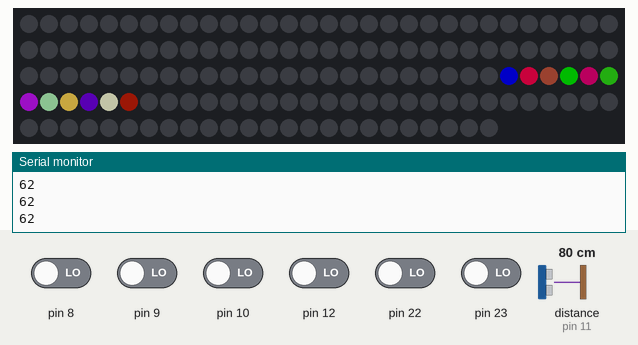
Recording of a sketch running on a simulated Arduino Uno, built with avr-gcc and run on an emulated ATmega328P. Shown: 144 RGB LEDs in strip order, left to right, continuing on the next row, the last lines printed to the serial monitor. Wiring (inferred from the names in the program): ultrasonic range finder: trigger pin 13; echo pin 11. The test bench sets the inputs (shaded band); at power-on: pin 8–10, pin 12, pin 22, pin 23 LOW, distance to the obstacle (sensor on pin 11) 80 cm. The echo pulse lasts 58.3 µs per cm; dim RGB values are drawn brighter than linear; the strip is taken to match the declared colour order; random numbers use the default seed unless the sketch sets one.

Above: at 1.2 s.
1.3 s: distance to the obstacle (sensor on pin 11) set to 2 cm
At 1.36 s:
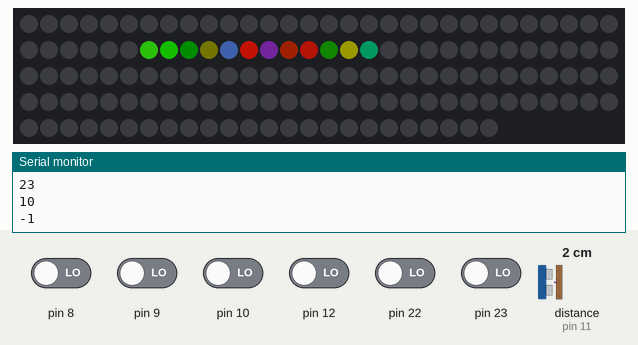
2.9 s: distance to the obstacle (sensor on pin 11) set to 60 cm
At 4.0 s:
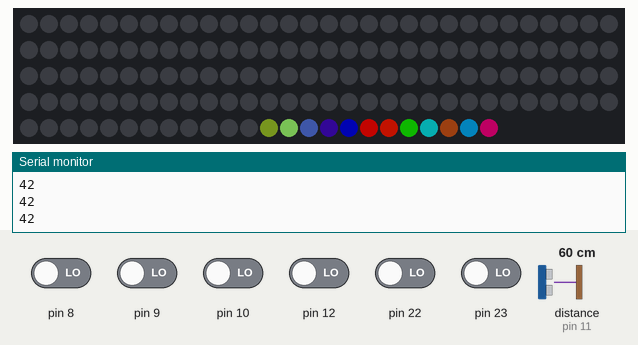
4.5 s: distance to the obstacle (sensor on pin 11) set to 299 cm
At 4.69 s:
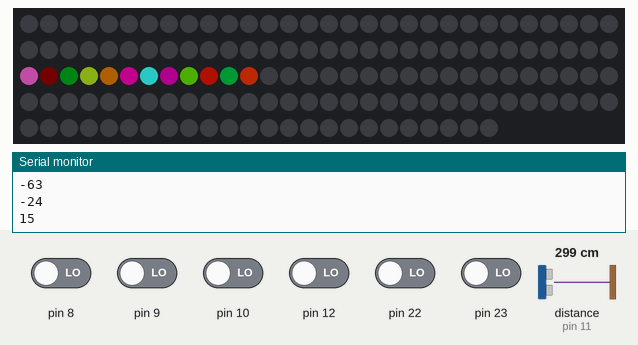
6.1 s: distance to the obstacle (sensor on pin 11) set to 250 cm
7.7 s: distance to the obstacle (sensor on pin 11) set to 4 cm
At 7.74 s:
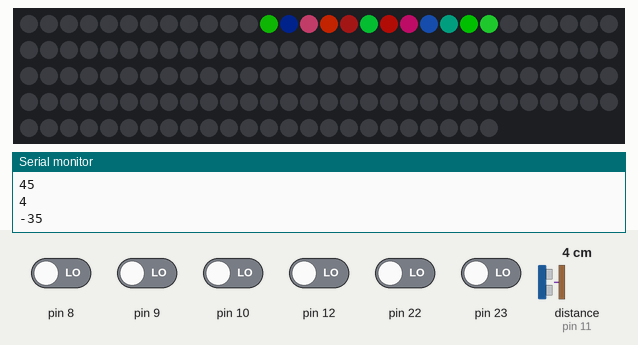
9.3 s: distance to the obstacle (sensor on pin 11) set to 18 cm
At 9.47 s:
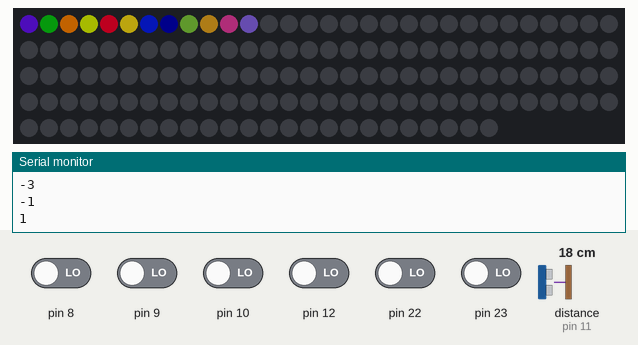

Measured:
- after the input at 1.3 s, the LEDs: first change at once (image 1 shows a later state)
- after the input at 4.5 s, the LEDs: first change after 0.05 s (image 3 shows a later state)
- after the input at 7.7 s, the LEDs: change at once (image 4)

The sketch:

ultrasonic.ino
```cpp
#include <Adafruit_NeoPixel.h>
#include <Arduino.h>

#define LEDPIN 7

#define ECHO 11
#define TRIG 13

//magic numbers
const int LED_BEGINNING = 1; //dead space between sensors and LEDs (cm)
const int LED_END = 40; //end of LED board (cm)
const int OOB_TOLERANCE = 20; //how many out-of-bounds readings before the LEDs turn off
const int CM_TO_PIX = 3.35; //spacing of LEDs
const int WIDTH = 12; //and length

const int NUM_READINGS = 6;
const int NUM_SENSORS = 1;

int sensorReadings[NUM_SENSORS][NUM_READINGS + 3] = {0};
// [...readings, index, total, oobCount] for each sensor

enum SENS {
  SENS_idx = NUM_READINGS,
  SENS_tot = NUM_READINGS + 1,
  SENS_oob = NUM_READINGS + 2
};

const int PIXEL_NUMS[12][12] = {
  {0, 1, 2, 3, 4, 5, 6, 7, 8, 9, 10, 11},
  {23, 22, 21, 20, 19, 18, 17, 16, 15, 14, 13, 12},
  {24, 25, 26, 27, 28, 29, 30, 31, 32, 33, 34, 35},
  {47, 46, 45, 44, 43, 42, 41, 40, 39, 38, 37, 36},
  {48, 49, 50, 51, 52, 53, 54, 55, 56, 57, 58, 59},
  {71, 70, 69, 68, 67, 66, 65, 64, 63, 62, 61, 60},
  {72, 73, 74, 75, 76, 77, 78, 79, 80, 81, 82, 83},
  {95, 94, 93, 92, 91, 90, 89, 88, 87, 86, 85, 84},
  {96, 97, 98, 99, 100, 101, 102, 103, 104, 105, 106, 107},
  {119, 118, 117, 116, 115, 114, 113, 112, 111, 110, 109, 108},
  {120, 121, 122, 123, 124, 125, 126, 127, 128, 129, 130, 131},
  {143, 142, 141, 140, 139, 138, 137, 136, 135, 134, 133, 132}
};

Adafruit_NeoPixel strip = Adafruit_NeoPixel(144, LEDPIN, NEO_RGB + NEO_KHZ800);

bool isInBounds(int distance){
  return true;
  //return distance > LED_BEGINNING && distance <= LED_END;
}

/**
 * @brief After reading a new value from the ultrasonic sensor,
 * if it is in bounds, adds it to the buffer and recalculates the
 * smoothed distance for that sensor. If all sensors are out of bounds, turns off the
 * LEDs
 *
 * @param newReading the reading, in cm, most recently taken from the sensor
 * @param sensor which sensor took the reading
 * @return the smoothed distance, in cm, from the sensor, or -1 if out of bounds
 */
int smoothReading(int newReading, int sensor){ //newReading, sensor
  if(isInBounds(newReading)){
    int* data = sensorReadings[sensor];
  //  for(int i = 0; i < NUM_READINGS + 3; i++){
  //    Serial.print("index : ");
  //    Serial.print(i);
  //    Serial.print("  value: ");
  //    Serial.println(data[i]);
  //  }
    #define readIndex data[SENS_idx]

    data[SENS_oob] = 0; //reset out of bounds count

    data[SENS_tot] -= data[readIndex]; //subtract last from total
    data[readIndex] = newReading; //replace with new
    data[SENS_tot] += data[readIndex];

    readIndex++;
    if(readIndex >= NUM_READINGS) {
      readIndex = 0;
    }

    return data[SENS_tot] / NUM_READINGS;

  }
  else { //cur reading out of bounds
    sensorReadings[sensor][SENS_oob]++;
    bool inBounds = false;
    //check if all sensors out of bounds
    for(int i = 0; i < NUM_SENSORS; i++) {
      if(sensorReadings[i][SENS_oob] < OOB_TOLERANCE) {
        inBounds = true;
      }
    }
    if(!inBounds) {
      turnOffLeds();
    }
    return -1;
  }
}

uint32_t getRandomColor(){
  uint8_t r = rand() % 256;
  uint8_t g = rand() % 256;
  uint8_t b = rand() % 256;
  return ((uint32_t)r << 16) | ((uint32_t)g <<  8) | b;
}

void turnOnLEDs(int pixel) {
  if(pixel >= WIDTH) return;
  strip.clear();
  for(int i = 0; i < WIDTH; i++) {
    strip.setPixelColor(PIXEL_NUMS[pixel][i], strip.gamma32(getRandomColor()));
  }
  strip.show();
}

void turnOffLeds() {
  strip.clear();
  strip.show();
}

void setup() {
  pinMode(TRIG, OUTPUT);
  pinMode(ECHO, INPUT);
  strip.begin();
  strip.setBrightness(100);
  Serial.begin(9600);
}

int outOfBoundsCount = 0;

void loop() {
  // put your main code here, to run repeatedly:

  //TODO: Rewrite this to not block the thread with delay()
  digitalWrite(TRIG, LOW);
  delayMicroseconds(2);

  digitalWrite(TRIG, HIGH);
  delayMicroseconds(10);
  digitalWrite(TRIG, LOW);

  int newestReading = pulseIn(ECHO, HIGH);

  int distance = smoothReading(newestReading, 0)*0.034/2 - 16.5;
  Serial.println(distance);
  if(isInBounds(distance)){
    int pix = distance/CM_TO_PIX;
    turnOnLEDs(pix);
  }
}
```
